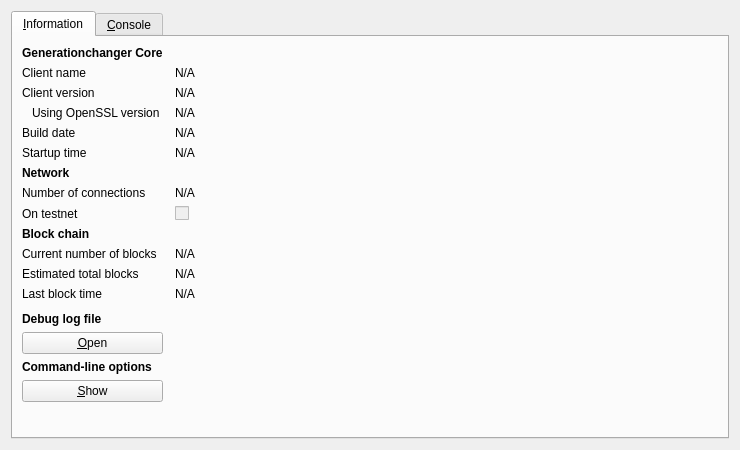
<?xml version="1.0" encoding="UTF-8"?>
<ui version="4.0">
 <class>RPCConsole</class>
 <widget class="QDialog" name="RPCConsole">
  <property name="geometry">
   <rect>
    <x>0</x>
    <y>0</y>
    <width>740</width>
    <height>450</height>
   </rect>
  </property>
  <property name="windowTitle">
   <string>Generationchanger - Debug window</string>
  </property>
  <layout class="QVBoxLayout" name="verticalLayout_2">
   <item>
    <widget class="QTabWidget" name="tabWidget">
     <property name="currentIndex">
      <number>0</number>
     </property>
     <widget class="QWidget" name="tab_info">
      <attribute name="title">
       <string>&amp;Information</string>
      </attribute>
      <layout class="QGridLayout" name="gridLayout" columnstretch="0,1">
       <property name="horizontalSpacing">
        <number>12</number>
       </property>
       <item row="0" column="0">
        <widget class="QLabel" name="label_9">
         <property name="font">
          <font>
           <weight>75</weight>
           <bold>true</bold>
          </font>
         </property>
         <property name="text">
          <string>Generationchanger Core</string>
         </property>
        </widget>
       </item>
       <item row="1" column="0">
        <widget class="QLabel" name="label_5">
         <property name="text">
          <string>Client name</string>
         </property>
        </widget>
       </item>
       <item row="1" column="1">
        <widget class="QLabel" name="clientName">
         <property name="cursor">
          <cursorShape>IBeamCursor</cursorShape>
         </property>
         <property name="text">
          <string>N/A</string>
         </property>
         <property name="textFormat">
          <enum>Qt::PlainText</enum>
         </property>
         <property name="textInteractionFlags">
          <set>Qt::LinksAccessibleByMouse|Qt::TextSelectableByKeyboard|Qt::TextSelectableByMouse</set>
         </property>
        </widget>
       </item>
       <item row="2" column="0">
        <widget class="QLabel" name="label_6">
         <property name="text">
          <string>Client version</string>
         </property>
        </widget>
       </item>
       <item row="2" column="1">
        <widget class="QLabel" name="clientVersion">
         <property name="cursor">
          <cursorShape>IBeamCursor</cursorShape>
         </property>
         <property name="text">
          <string>N/A</string>
         </property>
         <property name="textFormat">
          <enum>Qt::PlainText</enum>
         </property>
         <property name="textInteractionFlags">
          <set>Qt::LinksAccessibleByMouse|Qt::TextSelectableByKeyboard|Qt::TextSelectableByMouse</set>
         </property>
        </widget>
       </item>
       <item row="3" column="0">
        <widget class="QLabel" name="label_14">
         <property name="text">
          <string>Using OpenSSL version</string>
         </property>
         <property name="indent">
          <number>10</number>
         </property>
        </widget>
       </item>
       <item row="3" column="1">
        <widget class="QLabel" name="openSSLVersion">
         <property name="cursor">
          <cursorShape>IBeamCursor</cursorShape>
         </property>
         <property name="text">
          <string>N/A</string>
         </property>
         <property name="textFormat">
          <enum>Qt::PlainText</enum>
         </property>
         <property name="textInteractionFlags">
          <set>Qt::LinksAccessibleByMouse|Qt::TextSelectableByKeyboard|Qt::TextSelectableByMouse</set>
         </property>
        </widget>
       </item>
       <item row="4" column="0">
        <widget class="QLabel" name="label_12">
         <property name="text">
          <string>Build date</string>
         </property>
        </widget>
       </item>
       <item row="4" column="1">
        <widget class="QLabel" name="buildDate">
         <property name="cursor">
          <cursorShape>IBeamCursor</cursorShape>
         </property>
         <property name="text">
          <string>N/A</string>
         </property>
         <property name="textFormat">
          <enum>Qt::PlainText</enum>
         </property>
         <property name="textInteractionFlags">
          <set>Qt::LinksAccessibleByMouse|Qt::TextSelectableByKeyboard|Qt::TextSelectableByMouse</set>
         </property>
        </widget>
       </item>
       <item row="5" column="0">
        <widget class="QLabel" name="label_13">
         <property name="text">
          <string>Startup time</string>
         </property>
        </widget>
       </item>
       <item row="5" column="1">
        <widget class="QLabel" name="startupTime">
         <property name="cursor">
          <cursorShape>IBeamCursor</cursorShape>
         </property>
         <property name="text">
          <string>N/A</string>
         </property>
         <property name="textFormat">
          <enum>Qt::PlainText</enum>
         </property>
         <property name="textInteractionFlags">
          <set>Qt::LinksAccessibleByMouse|Qt::TextSelectableByKeyboard|Qt::TextSelectableByMouse</set>
         </property>
        </widget>
       </item>
       <item row="6" column="0">
        <widget class="QLabel" name="label_11">
         <property name="font">
          <font>
           <weight>75</weight>
           <bold>true</bold>
          </font>
         </property>
         <property name="text">
          <string>Network</string>
         </property>
        </widget>
       </item>
       <item row="7" column="0">
        <widget class="QLabel" name="label_7">
         <property name="text">
          <string>Number of connections</string>
         </property>
        </widget>
       </item>
       <item row="7" column="1">
        <widget class="QLabel" name="numberOfConnections">
         <property name="cursor">
          <cursorShape>IBeamCursor</cursorShape>
         </property>
         <property name="text">
          <string>N/A</string>
         </property>
         <property name="textFormat">
          <enum>Qt::PlainText</enum>
         </property>
         <property name="textInteractionFlags">
          <set>Qt::LinksAccessibleByMouse|Qt::TextSelectableByKeyboard|Qt::TextSelectableByMouse</set>
         </property>
        </widget>
       </item>
       <item row="8" column="0">
        <widget class="QLabel" name="label_8">
         <property name="text">
          <string>On testnet</string>
         </property>
        </widget>
       </item>
       <item row="8" column="1">
        <widget class="QCheckBox" name="isTestNet">
         <property name="enabled">
          <bool>false</bool>
         </property>
         <property name="text">
          <string/>
         </property>
        </widget>
       </item>
       <item row="9" column="0">
        <widget class="QLabel" name="label_10">
         <property name="font">
          <font>
           <weight>75</weight>
           <bold>true</bold>
          </font>
         </property>
         <property name="text">
          <string>Block chain</string>
         </property>
        </widget>
       </item>
       <item row="10" column="0">
        <widget class="QLabel" name="label_3">
         <property name="text">
          <string>Current number of blocks</string>
         </property>
        </widget>
       </item>
       <item row="10" column="1">
        <widget class="QLabel" name="numberOfBlocks">
         <property name="cursor">
          <cursorShape>IBeamCursor</cursorShape>
         </property>
         <property name="text">
          <string>N/A</string>
         </property>
         <property name="textFormat">
          <enum>Qt::PlainText</enum>
         </property>
         <property name="textInteractionFlags">
          <set>Qt::LinksAccessibleByMouse|Qt::TextSelectableByKeyboard|Qt::TextSelectableByMouse</set>
         </property>
        </widget>
       </item>
       <item row="11" column="0">
        <widget class="QLabel" name="label_4">
         <property name="text">
          <string>Estimated total blocks</string>
         </property>
        </widget>
       </item>
       <item row="11" column="1">
        <widget class="QLabel" name="totalBlocks">
         <property name="cursor">
          <cursorShape>IBeamCursor</cursorShape>
         </property>
         <property name="text">
          <string>N/A</string>
         </property>
         <property name="textFormat">
          <enum>Qt::PlainText</enum>
         </property>
         <property name="textInteractionFlags">
          <set>Qt::LinksAccessibleByMouse|Qt::TextSelectableByKeyboard|Qt::TextSelectableByMouse</set>
         </property>
        </widget>
       </item>
       <item row="12" column="0">
        <widget class="QLabel" name="label_2">
         <property name="text">
          <string>Last block time</string>
         </property>
        </widget>
       </item>
       <item row="12" column="1">
        <widget class="QLabel" name="lastBlockTime">
         <property name="cursor">
          <cursorShape>IBeamCursor</cursorShape>
         </property>
         <property name="text">
          <string>N/A</string>
         </property>
         <property name="textFormat">
          <enum>Qt::PlainText</enum>
         </property>
         <property name="textInteractionFlags">
          <set>Qt::LinksAccessibleByMouse|Qt::TextSelectableByKeyboard|Qt::TextSelectableByMouse</set>
         </property>
        </widget>
       </item>
       <item row="13" column="0">
        <spacer name="verticalSpacer_2">
         <property name="orientation">
          <enum>Qt::Vertical</enum>
         </property>
         <property name="sizeHint" stdset="0">
          <size>
           <width>20</width>
           <height>20</height>
          </size>
         </property>
        </spacer>
       </item>
       <item row="14" column="0">
        <widget class="QLabel" name="labelDebugLogfile">
         <property name="font">
          <font>
           <weight>75</weight>
           <bold>true</bold>
          </font>
         </property>
         <property name="text">
          <string>Debug log file</string>
         </property>
        </widget>
       </item>
       <item row="15" column="0">
        <widget class="QPushButton" name="openDebugLogfileButton">
         <property name="toolTip">
          <string>Open the Generationchanger debug log file from the current data directory. This can take a few seconds for large log files.</string>
         </property>
         <property name="text">
          <string>&amp;Open</string>
         </property>
         <property name="autoDefault">
          <bool>false</bool>
         </property>
        </widget>
       </item>
       <item row="16" column="0">
        <widget class="QLabel" name="labelCLOptions">
         <property name="font">
          <font>
           <weight>75</weight>
           <bold>true</bold>
          </font>
         </property>
         <property name="text">
          <string>Command-line options</string>
         </property>
        </widget>
       </item>
       <item row="17" column="0">
        <widget class="QPushButton" name="showCLOptionsButton">
         <property name="toolTip">
          <string>Show the Generationchanger-Qt help message to get a list with possible Generationchanger command-line options.</string>
         </property>
         <property name="text">
          <string>&amp;Show</string>
         </property>
         <property name="autoDefault">
          <bool>false</bool>
         </property>
        </widget>
       </item>
       <item row="18" column="0">
        <spacer name="verticalSpacer">
         <property name="orientation">
          <enum>Qt::Vertical</enum>
         </property>
         <property name="sizeHint" stdset="0">
          <size>
           <width>20</width>
           <height>40</height>
          </size>
         </property>
        </spacer>
       </item>
      </layout>
     </widget>
     <widget class="QWidget" name="tab_console">
      <attribute name="title">
       <string>&amp;Console</string>
      </attribute>
      <layout class="QVBoxLayout" name="verticalLayout_3">
       <property name="spacing">
        <number>3</number>
       </property>
       <item>
        <widget class="QTextEdit" name="messagesWidget">
         <property name="minimumSize">
          <size>
           <width>0</width>
           <height>100</height>
          </size>
         </property>
         <property name="readOnly">
          <bool>true</bool>
         </property>
         <property name="tabKeyNavigation" stdset="0">
          <bool>false</bool>
         </property>
         <property name="columnCount" stdset="0">
          <number>2</number>
         </property>
        </widget>
       </item>
       <item>
        <layout class="QHBoxLayout" name="horizontalLayout">
         <property name="spacing">
          <number>3</number>
         </property>
         <item>
          <widget class="QLabel" name="label">
           <property name="text">
            <string notr="true">&gt;</string>
           </property>
          </widget>
         </item>
         <item>
          <widget class="QLineEdit" name="lineEdit"/>
         </item>
         <item>
          <widget class="QPushButton" name="clearButton">
           <property name="maximumSize">
            <size>
             <width>24</width>
             <height>24</height>
            </size>
           </property>
           <property name="toolTip">
            <string>Clear console</string>
           </property>
           <property name="text">
            <string/>
           </property>
           <property name="icon">
            <iconset resource="../bitcoin.qrc">
             <normaloff>:/icons/remove</normaloff>:/icons/remove</iconset>
           </property>
           <property name="shortcut">
            <string notr="true">Ctrl+L</string>
           </property>
           <property name="autoDefault">
            <bool>false</bool>
           </property>
          </widget>
         </item>
        </layout>
       </item>
      </layout>
     </widget>
    </widget>
   </item>
  </layout>
 </widget>
 <resources>
  <include location="../bitcoin.qrc"/>
 </resources>
 <connections/>
</ui>
